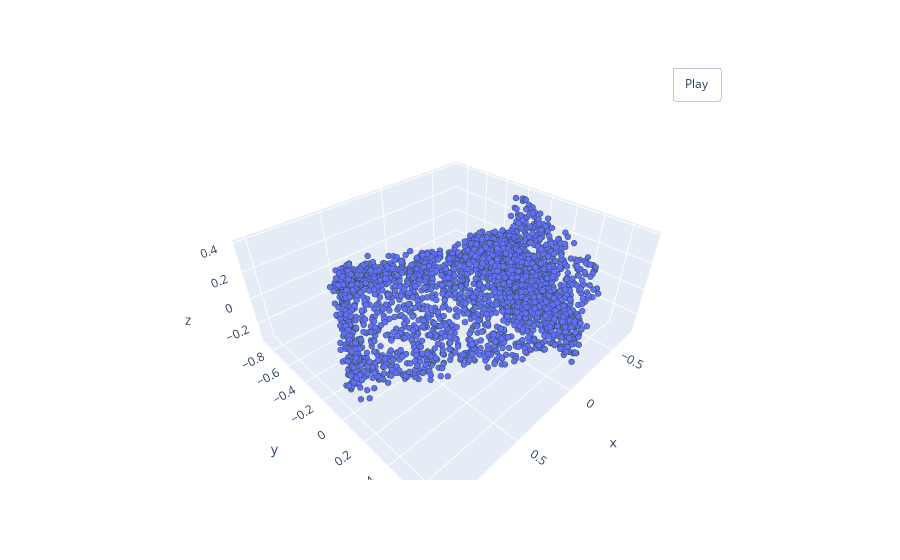

Source (notebook cell):
### Code cell
rot_pointcloud = RandRotation_z()(norm_pointcloud)
noisy_rot_pointcloud = RandomNoise()(rot_pointcloud)
pcshow(*noisy_rot_pointcloud.T)

### Figure 1 — Plotly figure (JSON) as saved in the notebook; plotly's stock layout.template omitted (floating-point values rounded to 4 significant figures; data arrays with more than 128 entries replaced by an {"elided": "..."} marker saying what was removed)
{"data": [{"marker": {"line": {"color": "DarkSlateGrey", "width": 2}, "size": 2}, "mode": "markers", "type": "scatter3d", "x": {"elided": "3000 float values"}, "y": {"elided": "3000 float values"}, "z": {"elided": "3000 float values"}}], "layout": {"updatemenus": [{"buttons": [{"args": [null, {"frame": {"duration": 50, "redraw": true}, "fromcurrent": true, "mode": "immediate", "transition": {"duration": 0}}], "label": "Play", "method": "animate"}], "pad": {"r": 10, "t": 45}, "showactive": false, "type": "buttons", "x": 0.8, "xanchor": "left", "y": 1, "yanchor": "bottom"}]}}
